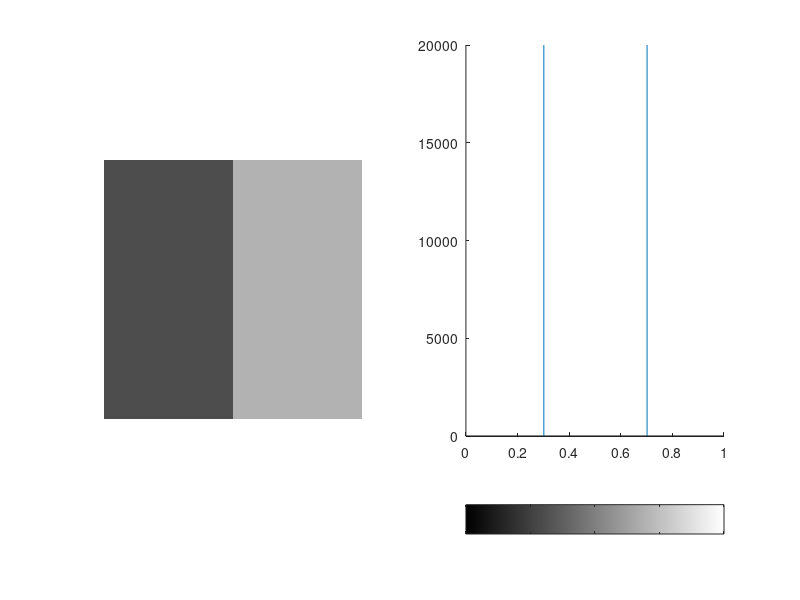
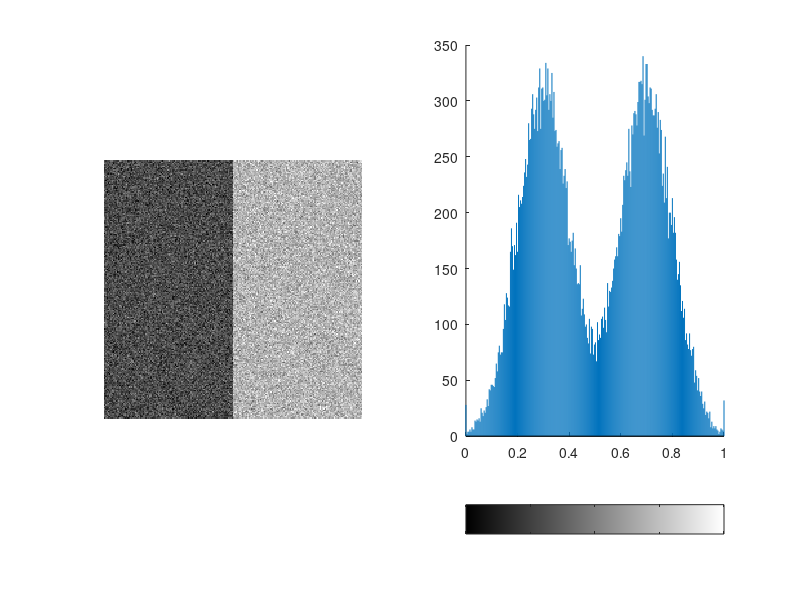
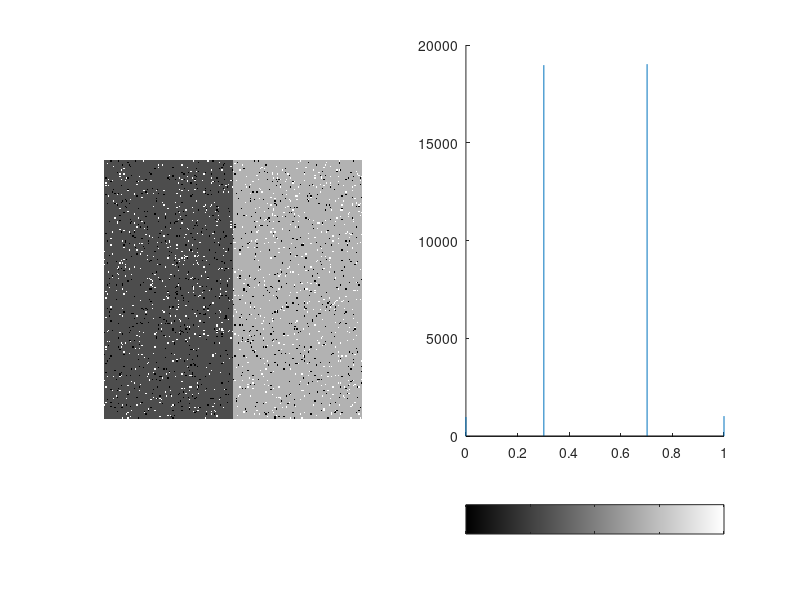
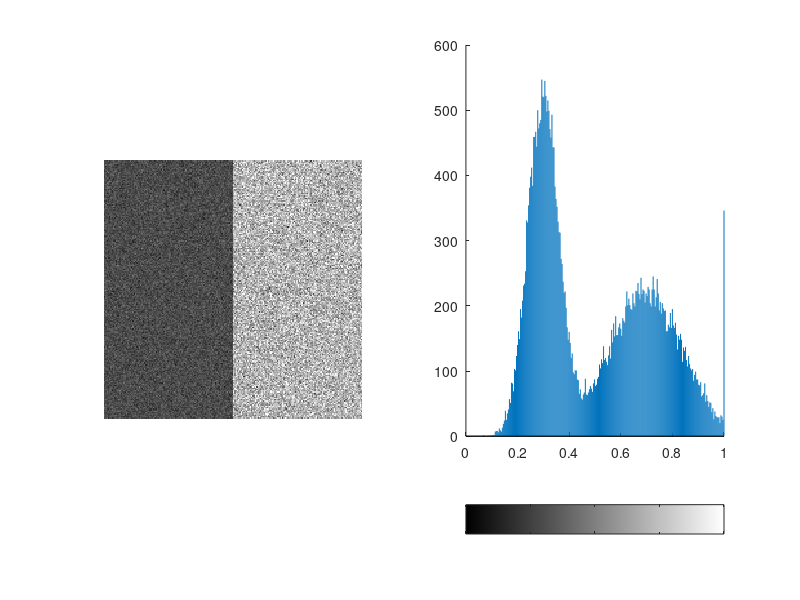

Write MATLAB code to recreate these figures, in order. (Note: this script raises an error after producing the figures.)
close all; clear; clc;

%========================================
% Load images
%========================================
%% Load
toy_img = [0.3*ones(200,100) 0.7*ones(200,100)];
figure(1);
subplot(1,2,1);
imshow(toy_img);
subplot(1,2,2);
imhist(toy_img);

%========================================
% Part 2: Noise Generation
%========================================

%% The default is zero mean noise with 0.01 variance.
toy_img_gauss = imnoise(toy_img, 'gaussian');
figure(2);
subplot(1,2,1);
imshow(toy_img_gauss);
subplot(1,2,2);
imhist(toy_img_gauss);

%% The default for noise density is 0.05.
toy_img_salt_pepper = imnoise(toy_img,'salt & pepper');
figure(3);
subplot(1,2,1);
imshow(toy_img_salt_pepper);
subplot(1,2,2);
imhist(toy_img_salt_pepper);

%% The default for variance is 0.04.
toy_img_speckle = imnoise(toy_img,'speckle');
figure(4);
subplot(1,2,1);
imshow(toy_img_speckle);
subplot(1,2,2);
imhist(toy_img_speckle);

%==============================================
% Part 3: Noise Reduction in the Spatial Domain
%==============================================
%% Load
lena = im2double(rgb2gray(imread('../lena.tiff')));
lena_gauss = imnoise(lena, 'gaussian', 0, 0.002);
figure(5);
subplot(1,2,1);
imshow(lena);
subplot(1,2,2);
imhist(lena);
figure(6);
subplot(1,2,1);
imshow(lena_gauss);
subplot(1,2,2);
imhist(lena_gauss);
disp(strcat('PSNR oringinal vs 0.002 gauss: ', num2str(psnr(lena, lena_gauss))));

%% The 3x3 smoothing window.
average_filter_33 = fspecial('average', [3 3]);
figure(7);
colormap(gray);
imagesc(average_filter_33);
smooth_lena_gauss_33 = imfilter(lena_gauss, average_filter_33);
figure(8);
subplot(1,2,1);
imshow(smooth_lena_gauss_33);
subplot(1,2,2);
imhist(smooth_lena_gauss_33);
disp(strcat('PSNR oringinal vs 3x3 smoothed 0.002 gauss: ', num2str(psnr(lena, smooth_lena_gauss_33))));

%% The 7x7 smoothing window.
average_filter_77 = fspecial('average', [7 7]);
smooth_lena_gauss_77 = imfilter(lena_gauss, average_filter_77);
figure(9);
subplot(1,2,1);
imshow(smooth_lena_gauss_77);
subplot(1,2,2);
imhist(smooth_lena_gauss_77);
disp(strcat('PSNR oringinal vs 7x7 smoothed 0.002 gauss: ', num2str(psnr(lena, smooth_lena_gauss_77))));

%% The 7x7 gaussian filter window.
gaussian_filter_77 = fspecial('gaussian', [7 7], 1);
figure(10);
colormap(gray);
imagesc(gaussian_filter_77);
guass_lena_gauss_77 = imfilter(lena_gauss, gaussian_filter_77);
figure(11);
subplot(1,2,1);
imshow(guass_lena_gauss_77);
subplot(1,2,2);
imhist(guass_lena_gauss_77);
disp(strcat('PSNR oringinal vs 7x7 gaussian filter 0.002 gauss: ', num2str(psnr(lena, guass_lena_gauss_77))));

%% The 7x7 gaussian and averaging filter windows with salt and pepper.
lena_salt_pepper = imnoise(lena,'salt & pepper');
figure(12);
subplot(1,2,1);
imshow(lena_salt_pepper);
subplot(1,2,2);
imhist(lena_salt_pepper);

guass_lena_salt_pepper_77 = imfilter(lena_salt_pepper, gaussian_filter_77);
figure(13);
subplot(1,2,1);
imshow(guass_lena_salt_pepper_77);
subplot(1,2,2);
imhist(guass_lena_salt_pepper_77);
disp(strcat('PSNR oringinal vs 7x7 gaussian filter salt&pepper: ', num2str(psnr(lena, guass_lena_salt_pepper_77))));

smooth_lena_salt_pepper_77 = imfilter(lena_salt_pepper, average_filter_77);
figure(14);
subplot(1,2,1);
imshow(smooth_lena_salt_pepper_77);
subplot(1,2,2);
imhist(smooth_lena_salt_pepper_77);
disp(strcat('PSNR oringinal vs 7x7 smoothed salt&pepper: ', num2str(psnr(lena, smooth_lena_salt_pepper_77))));

%% Median filter
median_lena_salt_pepper = medfilt2(lena_salt_pepper);
figure(15);
subplot(1,2,1);
imshow(median_lena_salt_pepper);
subplot(1,2,2);
imhist(median_lena_salt_pepper);
disp(strcat('PSNR original vs median filter salt&pepper: ', num2str(psnr(lena, median_lena_salt_pepper))));

%=========================================
% Part 4: Sharpening in the Spatial Domain
%=========================================
%% High Boost Filter
cameraman = im2double((imread('cameraman.tif')));
h = fspecial('gaussian', 7);
filter_cman = imfilter(cameraman, h);
cman_subtracted = cameraman - filter_cman;
figure(16);
subplot(1,2,1);
imshow(filter_cman);
subplot(1,2,2);
imshow(cman_subtracted);

cman_add_subtracted = cameraman + cman_subtracted;
figure(17);
imshow(cman_add_subtracted);

cman_add_half_subtracted = cameraman + (0.5 * cman_subtracted);
figure(18);
imshow(cman_add_half_subtracted);